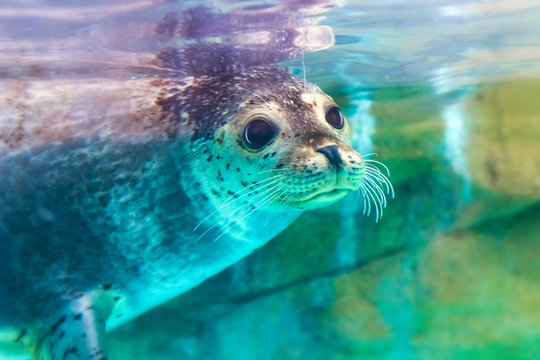
#> input picture Seal.jpg, 540 x 360 px, found by its file name
$ python SIOC2.py
#> lines starting #> are read from the running program, lines starting #| are printed output that depends on the picture
import cv2
import numpy as np
import urllib.request

def main_pipeline():
    url = "https://github.com/284095-bot/SIOC2/raw/main/Seal.jpg"

    try:
        resp = urllib.request.urlopen(url)
        img_array = np.array(bytearray(resp.read()), dtype=np.uint8)
        img_color_src = cv2.imdecode(img_array, -1)
#> img_color_src is the input picture: shape (360, 540, 3); mean B, G, R 147.1, 149.1, 78.7
    except:
        return

    if img_color_src is None:
        return

    max_height = 350
    h, w = img_color_src.shape[:2]
#> h = 360; w = 540
    scale = max_height / h
#> scale = 0.972
    new_w = int(w * scale)
#> new_w = 525

    new_w = new_w - (new_w % 6)
#> new_w = 522
    max_height = max_height - (max_height % 6)

    img_color_src = cv2.resize(img_color_src, (new_w, max_height))
#> img_color_src: shape (348, 522, 3)
    img_gray = cv2.cvtColor(img_color_src, cv2.COLOR_BGR2GRAY)

    k_sobel_x = np.array([[1, 0, -1], [2, 0, -2], [1, 0, -1]])
    k_sobel_y = np.array([[1, 2, 1], [0, 0, 0], [-1, -2, -1]])
    sobel_x = cv2.filter2D(img_gray.astype(np.float64), -1, k_sobel_x)
    sobel_y = cv2.filter2D(img_gray.astype(np.float64), -1, k_sobel_y)
    res_sobel = np.clip(np.abs(sobel_x) + np.abs(sobel_y), 0, 255).astype(np.uint8)

    k_laplace = np.array([[0, 1, 0], [1, -4, 1], [0, 1, 0]])
    res_laplace = cv2.filter2D(img_gray, -1, k_laplace)

    k_prewitt_x = np.array([[1, 0, -1], [1, 0, -1], [1, 0, -1]])
    k_prewitt_y = np.array([[1, 1, 1], [0, 0, 0], [-1, -1, -1]])
    prewitt_x = cv2.filter2D(img_gray.astype(np.float64), -1, k_prewitt_x)
    prewitt_y = cv2.filter2D(img_gray.astype(np.float64), -1, k_prewitt_y)
    res_prewitt = np.clip(np.abs(prewitt_x) + np.abs(prewitt_y), 0, 255).astype(np.uint8)

    k_scharr_x = np.array([[3, 0, -3], [10, 0, -10], [3, 0, -3]])
    k_scharr_y = np.array([[3, 10, 3], [0, 0, 0], [-3, -10, -3]])
    scharr_x = cv2.filter2D(img_gray.astype(np.float64), -1, k_scharr_x)
    scharr_y = cv2.filter2D(img_gray.astype(np.float64), -1, k_scharr_y)
    res_scharr = np.clip(np.abs(scharr_x) + np.abs(scharr_y), 0, 255).astype(np.uint8)

    k_gauss = np.array([[1, 2, 1], [1, 4, 1], [1, 2, 1]]) / 16.0
    res_gauss = cv2.filter2D(img_color_src, -1, k_gauss)

    k_box = np.ones((3, 3), dtype=np.float32) / 9.0
    res_box = cv2.filter2D(img_color_src, -1, k_box)

    k_sharpen = np.array([[0, -1, 0], [-1, 5, -1], [0, -1, 0]])
    res_sharpen = cv2.filter2D(img_color_src, -1, k_sharpen)

    mask_r = np.zeros((max_height, new_w), dtype=np.float32)
    mask_g = np.zeros((max_height, new_w), dtype=np.float32)
    mask_b = np.zeros((max_height, new_w), dtype=np.float32)

    mask_g[0::2, 0::2] = 1
    mask_r[0::2, 1::2] = 1
    mask_b[1::2, 0::2] = 1
    mask_g[1::2, 1::2] = 1

    s_r = img_color_src[:, :, 2] * mask_r
    s_g = img_color_src[:, :, 1] * mask_g
    s_b = img_color_src[:, :, 0] * mask_b

    k_b_rb = np.ones((2, 2), dtype=np.float32)
    k_b_g = np.ones((2, 2), dtype=np.float32) * 0.5

    rb_bayer = cv2.filter2D(s_r, -1, k_b_rb, borderType=cv2.BORDER_CONSTANT)
    gb_bayer = cv2.filter2D(s_g, -1, k_b_g, borderType=cv2.BORDER_CONSTANT)
    bb_bayer = cv2.filter2D(s_b, -1, k_b_rb, borderType=cv2.BORDER_CONSTANT)

    res_bayer = cv2.merge([
        np.clip(bb_bayer, 0, 255).astype(np.uint8),
        np.clip(gb_bayer, 0, 255).astype(np.uint8),
        np.clip(rb_bayer, 0, 255).astype(np.uint8)
    ])

    v_bay_sens = cv2.merge([(s_b).astype(np.uint8), (s_g).astype(np.uint8), (s_r).astype(np.uint8)])

    f_g_p = np.array([[1, 0, 0], [0, 1, 1], [0, 1, 1]], dtype=np.float32)
    f_b_p = np.array([[0, 1, 0], [0, 0, 0], [1, 0, 0]], dtype=np.float32)
    f_r_p = np.array([[0, 0, 1], [1, 0, 0], [0, 0, 0]], dtype=np.float32)

    mask_f_g = np.tile(f_g_p, (max_height // 3, new_w // 3))
    mask_f_b = np.tile(f_b_p, (max_height // 3, new_w // 3))
    mask_f_r = np.tile(f_r_p, (max_height // 3, new_w // 3))

    s_f_r = img_color_src[:, :, 2] * mask_f_r
    s_f_g = img_color_src[:, :, 1] * mask_f_g
    s_f_b = img_color_src[:, :, 0] * mask_f_b

    k_f_rb = np.ones((3, 3), dtype=np.float32) * (9.0 / 2.0)
    k_f_g = np.ones((3, 3), dtype=np.float32) * (9.0 / 5.0)

    rf_fuji = cv2.filter2D(s_f_r, -1, k_f_rb / 9.0, borderType=cv2.BORDER_CONSTANT) * 9.0
    gf_fuji = cv2.filter2D(s_f_g, -1, k_f_g / 9.0, borderType=cv2.BORDER_CONSTANT) * 9.0
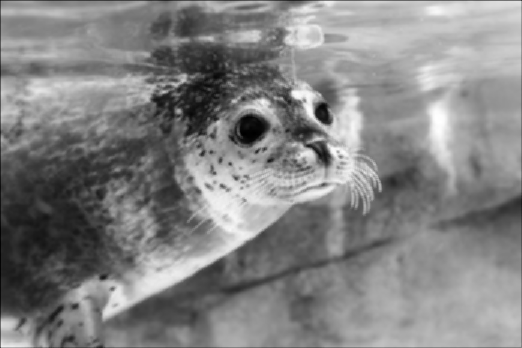
#> gf_fuji: shape (348, 522) float32; min 318.6, max 2295, mean 1336.7; drawn with min black and max white
    bf_fuji = cv2.filter2D(s_f_b, -1, k_f_rb / 9.0, borderType=cv2.BORDER_CONSTANT) * 9.0
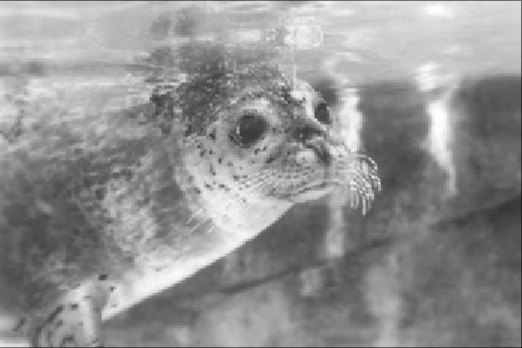
#> bf_fuji: shape (348, 522) float32; min 0, max 2295, mean 1316.9; drawn with min black and max white

    res_fuji = cv2.merge([
        np.clip(bf_fuji, 0, 255).astype(np.uint8),
        np.clip(gf_fuji, 0, 255).astype(np.uint8),
        np.clip(rf_fuji, 0, 255).astype(np.uint8)
    ])
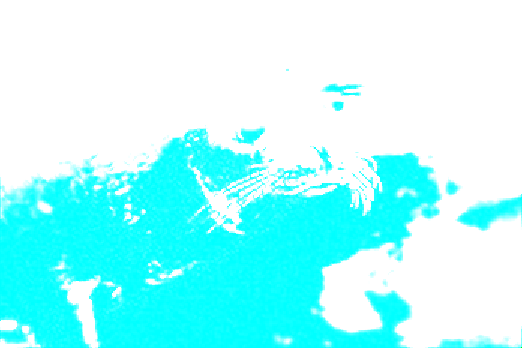
#> res_fuji: shape (348, 522, 3); mean B, G, R 255, 255, 169.3

    v_fuji_sens = cv2.merge([(s_f_b).astype(np.uint8), (s_f_g).astype(np.uint8), (s_f_r).astype(np.uint8)])
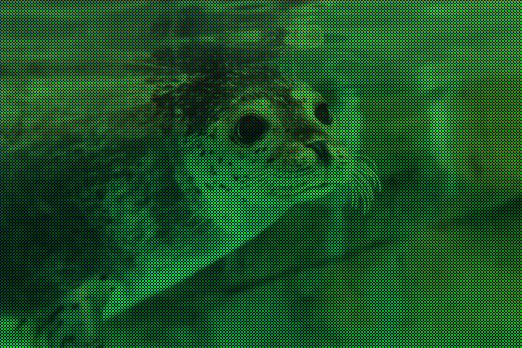
#> v_fuji_sens: shape (348, 522, 3); mean B, G, R 32.7, 82.8, 17.5

    def to_vis(gray_img):
        return cv2.cvtColor(gray_img, cv2.COLOR_GRAY2BGR)

    def label(img, text):
#> called with text = 'Sobel'
        cv2.putText(img, text, (10, 25), cv2.FONT_HERSHEY_SIMPLEX, 0.5, (0,0,0), 3)
        cv2.putText(img, text, (10, 25), cv2.FONT_HERSHEY_SIMPLEX, 0.5, (255,255,255), 1)
#> img: shape (348, 522, 3); min 0, max 255, mean 48.8

    v_org = img_color_src
    v_sobel = to_vis(res_sobel); label(v_sobel, "Sobel")
    v_laplace = to_vis(res_laplace); label(v_laplace, "Laplace")
    v_prewitt = to_vis(res_prewitt); label(v_prewitt, "Prewitt")
    v_scharr = to_vis(res_scharr); label(v_scharr, "Scharr")
#> call 4 of label, with text = 'Scharr'
#> in label (call 4), `cv2.putText(img, text, (10, 25), cv2.FONT_HERSHEY_SIMPLEX, 0.5, (255,2..`:
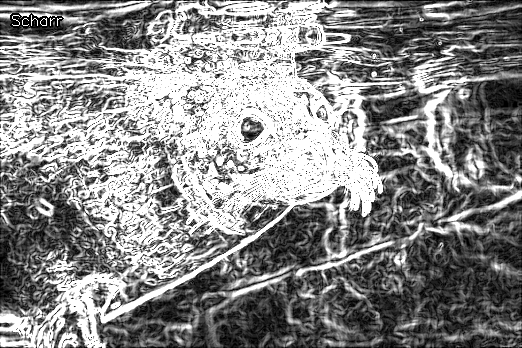
#> img: shape (348, 522, 3); min 0, max 255, mean 136.7

    v_gauss = res_gauss; label(v_gauss, "Gauss")
#> in label (call 5), `cv2.putText(img, text, (10, 25), cv2.FONT_HERSHEY_SIMPLEX, 0.5, (255,2..`:
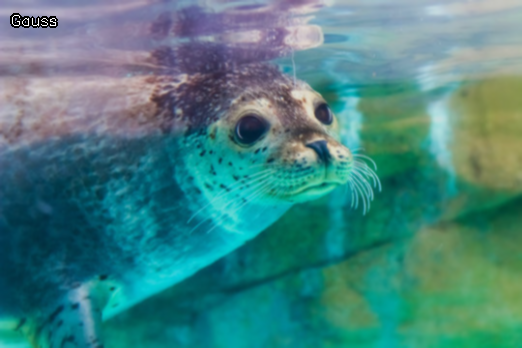
#> img: shape (348, 522, 3); mean B, G, R 128.2, 130.1, 68.5
    v_box = res_box; label(v_box, "Jadro usredniajace")
#> in label (call 6), `cv2.putText(img, text, (10, 25), cv2.FONT_HERSHEY_SIMPLEX, 0.5, (255,2..`:
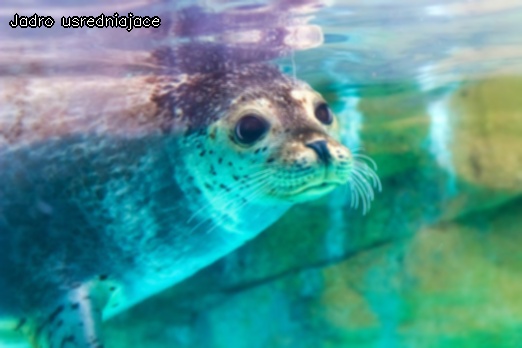
#> img: shape (348, 522, 3); mean B, G, R 145.8, 148.2, 77.7
    v_sharp = res_sharpen; label(v_sharp, "Wyostrzanie")

    label(v_bay_sens, "Bayer Mozaika")
    v_bay_res = res_bayer; label(v_bay_res, "Bayer Demozaikowanie")

    label(v_fuji_sens, "Fuji Mozaika")
    v_fuji_res = res_fuji; label(v_fuji_res, "Fuji Demozaikowanie")

    win1 = np.vstack([np.hstack([v_org, v_sobel]), np.hstack([v_laplace, v_prewitt]), np.hstack([v_scharr, np.zeros_like(v_org)])])
    win2 = np.hstack([v_gauss, v_box, v_sharp])
    win3 = np.hstack([v_org, v_bay_sens, v_bay_res])
    win4 = np.hstack([v_org, v_fuji_sens, v_fuji_res])

    cv2.imshow("1. Zadanie: Wykrywanie krawedzi", win1)
    cv2.imshow("2. Zadanie: Rozmycie i Wyostrzanie", win2)
    cv2.imshow("3. Zadanie: Demozaikowanie Bayera", win3)
    cv2.imshow("4. Zadanie: Demozaikowanie Fuji", win4)

    cv2.waitKey(0)
    cv2.destroyAllWindows()

if __name__ == "__main__":
    main_pipeline()
